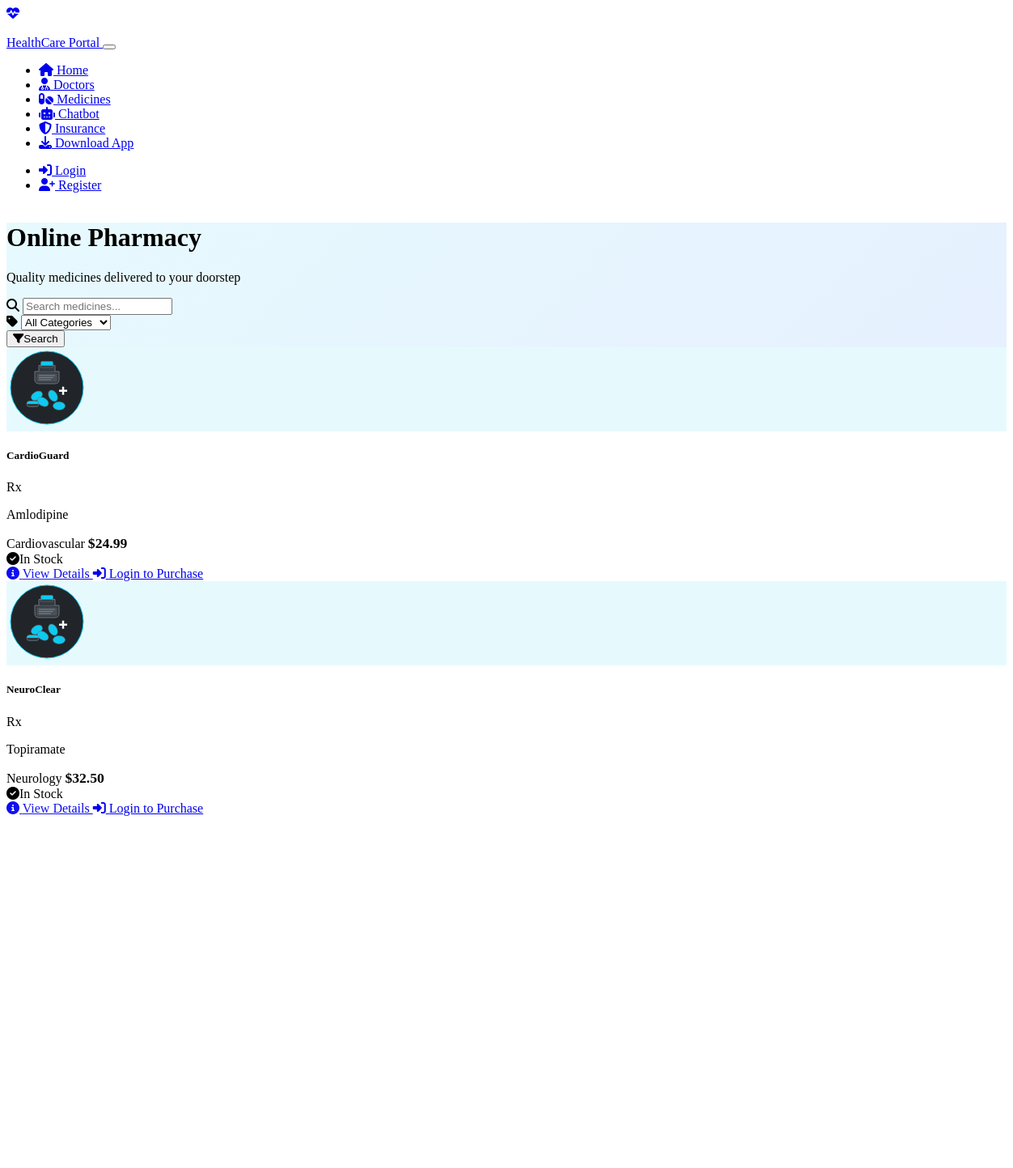
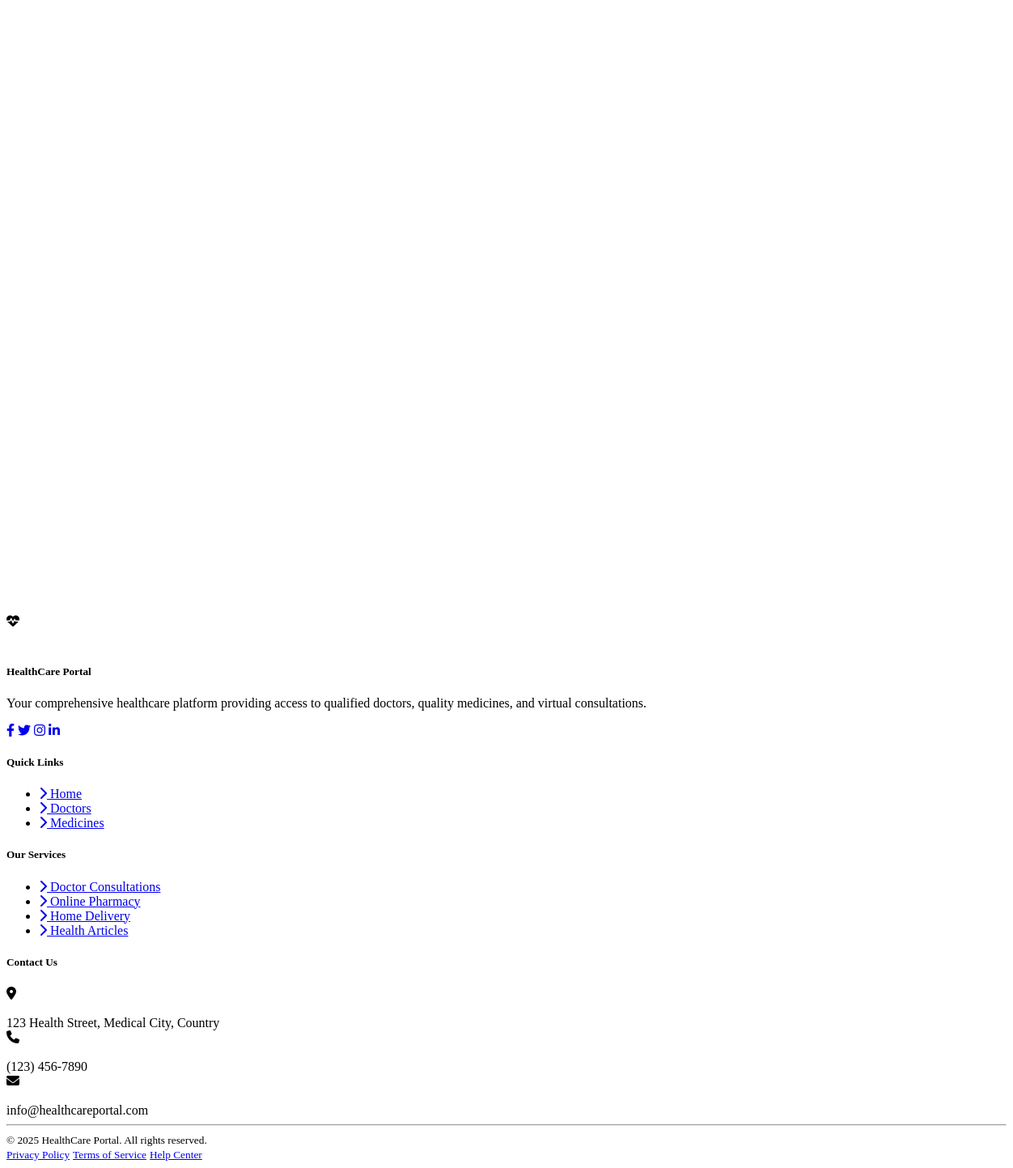
The page /medicines on the database its author committed (2 pictures, top to bottom).
### models.py (models this page shows)
class Medicine(db.Model):
    id = db.Column(db.Integer, primary_key=True)
    name = db.Column(db.String(100), nullable=False)
    generic_name = db.Column(db.String(100))
    category = db.Column(db.String(50))
    description = db.Column(db.Text)
    dosage = db.Column(db.String(50))
    price = db.Column(db.Float, nullable=False)
    stock_quantity = db.Column(db.Integer, default=0)
    manufacturer = db.Column(db.String(100))
    requires_prescription = db.Column(db.Boolean, default=False)
    side_effects = db.Column(db.Text)
    cart_items = db.relationship('CartItem', backref='medicine', lazy=True, cascade="all, delete-orphan")
    order_items = db.relationship('OrderItem', backref='medicine', lazy=True, cascade="all, delete-orphan")

### routes.py (the view, shortened to what this page needs)
    @app.route('/medicines')
    def medicines():
        category = request.args.get('category')
        search = request.args.get('search')
        query = Medicine.query
        if category:
            query = query.filter_by(category=category)
        medicines = query.all()
        categories = db.session.query(Medicine.category).distinct().all()
        categories = [c[0] for c in categories if c[0]]
        return render_template('medicines.html', medicines=medicines,
                              categories=categories,
                              selected_category=category,
                              search_term=search)

### templates/medicines.html (shortened to what this page needs)
{% extends "base.html" %}
{% block content %}
<div class="medicines-header py-5 mb-5 text-center page-transition-wrapper fade-in" style="background: linear-gradient(135deg, rgba(13, 202, 240, 0.1), rgba(13, 110, 253, 0.1));">
    <div class="container">
        <h1 class="display-4 fw-bold mb-3">Online Pharmacy</h1>
        <p class="lead mb-4">Quality medicines delivered to your doorstep</p>
        <div class="row justify-content-center">
            <div class="col-md-10 col-lg-8">
                <div class="card border-0 shadow-sm hover-lift">
                    <div class="card-body p-4">
                        <form action="{{ url_for('medicines') }}" method="get" class="row g-3">
                            <div class="col-lg-5">
                                <div class="input-group">
                                    <span class="input-group-text bg-light border-end-0">
                                        <i class="fas fa-search text-info animate-icon"></i>
                                    </span>
                                    <input type="text" class="form-control border-start-0 ps-0" id="search" name="search" placeholder="Search medicines..." value="{{ search_term|default('', true) }}">
                                </div>
                            </div>
                            <div class="col-lg-5">
                                <div class="input-group">
                                    <span class="input-group-text bg-light border-end-0">
                                        <i class="fas fa-tag text-info animate-icon"></i>
                                    </span>
                                    <select name="category" id="category" class="form-select border-start-0 ps-0">
                                        <option value="">All Categories</option>
                                    </select>
                                </div>
                            </div>
                            <div class="col-lg-2">
                                <button type="submit" class="btn btn-info w-100 shadow-sm hover-lift">
                                    <i class="fas fa-filter me-2"></i>Search
                                </button>
                            </div>
                        </form>
                    </div>
                </div>
            </div>
        </div>
    </div>
</div>
<div class="container">
    <div class="row row-cols-1 row-cols-md-2 row-cols-lg-4 g-4 mb-5">
        {% for medicine in medicines %}
        <div class="col stagger-item fade-in">
            <div class="card medicine-card h-100 border-0 shadow-sm overflow-hidden hover-lift">
                <div class="card-header border-0 p-0">
                    <div class="medicine-banner text-center py-4" style="background-color: rgba(13, 202, 240, 0.1);">
                        <img src="{{ url_for('static', filename='svg/medicine.svg') }}" alt="{{ medicine.name }}" class="img-fluid" style="height: 100px; max-width: 100%;">
                    </div>
                </div>
                <div class="card-body p-4">
                    <div class="d-flex justify-content-between align-items-start mb-2">
                        <h5 class="card-title mb-0">{{ medicine.name }}</h5>
                        {% if medicine.requires_prescription %}
                        <span class="badge bg-warning text-dark prescription-badge">Rx</span>
                        {% endif %}
                    </div>
                    <p class="card-text text-muted small mb-3">{{ medicine.generic_name }}</p>
                    <div class="d-flex justify-content-between align-items-center mb-3">
                        <span class="badge bg-info bg-opacity-10 text-info px-3 py-2 hover-zoom">{{ medicine.category }}</span>
                        <span class="medicine-price fs-5 fw-bold">${{ "%.2f"|format(medicine.price) }}</span>
                    </div>
                    <div class="medicine-availability mb-3">
                        <div class="d-flex align-items-center">
                            <span class="{% if medicine.stock_quantity > 10 %}text-success{% elif medicine.stock_quantity > 0 %}text-warning{% else %}text-danger{% endif %} small">
                                {% if medicine.stock_quantity > 10 %}
                                <i class="fas fa-check-circle me-1 animate-icon"></i>In Stock
                                {% elif medicine.stock_quantity > 0 %}
                                <i class="fas fa-exclamation-circle me-1 animate-icon"></i>Low Stock ({{ medicine.stock_quantity }})
                                {% else %}
                                <i class="fas fa-times-circle me-1 animate-icon"></i>Out of Stock
                                {% endif %}
                            </span>
                        </div>
                    </div>
                    <div class="d-grid gap-2">
                        <a href="{{ url_for('medicine_detail', medicine_id=medicine.id) }}" class="btn btn-info btn-sm hover-lift">
                            <i class="fas fa-info-circle me-1"></i> View Details
                        </a>
                        {% if current_user.is_authenticated %}
                            {% if medicine.stock_quantity > 0 %}
                                <form action="{{ url_for('add_to_cart') }}" method="post">
                                    <input type="hidden" name="medicine_id" value="{{ medicine.id }}">
                                    <input type="hidden" name="quantity" value="1">
                                    <button type="submit" class="btn btn-outline-info btn-sm w-100 hover-lift"
                                            {% if medicine.requires_prescription and not has_prescription %}disabled{% endif %}>
                                        {% if medicine.requires_prescription and not has_prescription %}
                                        <i class="fas fa-prescription me-1"></i> Prescription Required
                                        {% else %}
                                        <i class="fas fa-cart-plus me-1"></i> Add to Cart
                                        {% endif %}
                                    </button>
                                </form>
                            {% else %}
                                <button class="btn btn-outline-secondary btn-sm" disabled>
                                    <i class="fas fa-times-circle me-1"></i> Out of Stock
                                </button>
                            {% endif %}
                        {% else %}
                            <a href="{{ url_for('login') }}" class="btn btn-outline-info btn-sm hover-lift">
                                <i class="fas fa-sign-in-alt me-1"></i> Login to Purchase
                            </a>
                        {% endif %}
                    </div>
                </div>
            </div>
        </div>
        {% endfor %}
    </div>
    <div class="row mb-5">
    </div>
</div>
{% endblock %}

### rows shown on the page
Medicine: name "CardioGuard", requires_prescription "Rx", generic_name "Amlodipine", category "Cardiovascular", price "24.99", stock_quantity "In Stock"
Medicine: name "NeuroClear", requires_prescription "Rx", generic_name "Topiramate", category "Neurology", price "32.50", stock_quantity "In Stock"
